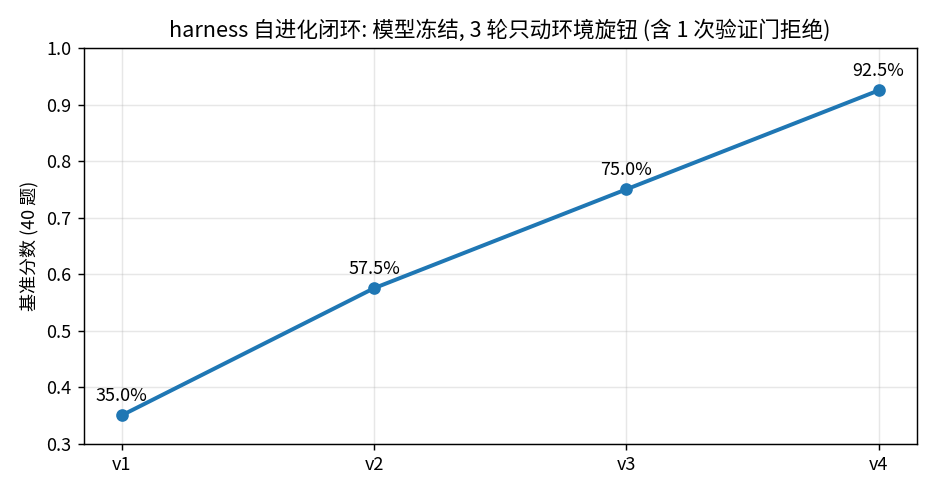

Recreate this plot in Python.
"""
实验 05c — L5 补缺: harness 自进化闭环 (跑基准 → 归因失分 → 改一个 harness 参数 → 重跑)
对应: 自进化2.0-整体叠加.md §7 自查表 L5 行 · harness 五子系统 (Instructions/Verification/Scope)
形态: penguin-harness RSI 的最小复刻 — "跑基准→找失分点→发 N+1 版, 每轮留快照"

闭环四步 (每轮):
  ① EVAL     固定 40 题基准 × 当前 harness 配置 → 分数 + 分题型失分表
  ② ATTRIBUT 失分归因: 找最大失分桶 (negation / conflict / fmt-trap)
  ③ PROPOSE  改"一个"harness 参数 (规则/示例/严格解析+重试) — 真实系统里这步是 LLM, 此处用确定性策略
  ④ VERIFY   候选配置重跑基准: 提分才 commit (验证即证据), 否则拒绝换下一提案
谱系: 每轮 commit 写 05c_lineage/harness_vN.json + LINEAGE.md (版本可回滚 = 进化得以持续的机制)

harness 参数 ≠ 模型参数: 全部是"环境侧"旋钮 — 指令规则(few-shot 示例/解析器严格度/重试预算)。
模型 ("LLM") 冻结: 题型×配置 → 正确率的确定性模拟器, 隔离"harness 的贡献"这一变量。

实测结论 (2026-08-24, 秒级, 骰子钉题 id 跨进程可复现):
  v1 最小 harness (无规则/无示例/宽松/重试0)     : 35.0%   失分主桶 = 否定题(9)≈冲突题(9)
  v2 + 指令规则 R_neg (否定词处理)               : 57.5%   失分主桶 = 冲突题
     ↘ 第 2 轮第一个提案 (无关规则 R_fmt_noise) 分数不动 → 验证门 REJECT ✓ (不盲目爬升)
  v3 + few-shot 示例 E_conflict (冲突消解范例)    : 75.0%   失分主桶 = 格式陷阱题
  v4 + 严格解析器 + 重试预算 1                   : 92.5%   四桶收敛
  ★ 模型零改动, 3 轮 3 个环境旋钮: 35% → 92.5% (+57.5pp) — "模型已够聪明, harness 让它可靠"
  ★ 首跑踩坑实录: 逐题骰子最初钉在 (题id+配置指纹) 上 → 加无关规则也"涨分"(骰子重排假象);
    修复 = 骰子只钉题 id, 配置只改阈值 — 与性能优化Agent v2"基准必须钉种子"同源铁律

跑法: python3 -u 05c_harness_loop.py   (产物: 05c_lineage/ + 05c_harness_loop.png)
"""
import json, os, random, zlib
import matplotlib
matplotlib.use("Agg")
import matplotlib.pyplot as plt

matplotlib.rcParams["font.sans-serif"] = ["Noto Sans CJK SC", "WenQuanYi Zen Hei", "DejaVu Sans"]
matplotlib.rcParams["axes.unicode_minus"] = False

def P(*a): print(*a, flush=True)

random.seed(42)

# ============================================================
# Part 1: 固定基准 — 40 题, 4 题型 × 10 题 (确定性生成)
# ============================================================
TYPES = ["simple", "negation", "conflict", "fmttrap"]
TYPE_CN = {"simple": "简单题", "negation": "否定题", "conflict": "冲突题", "fmttrap": "格式陷阱题"}
BENCH = [(i // 10, f"q{i:02d}") for i in range(40)]          # (题型编号, 题目 id)

# ============================================================
# Part 2: harness 配置 (被进化的对象) + 冻结的"模型"模拟器
# ============================================================
def default_harness():
    return {"rules": [], "examples": [], "strict_parser": False, "retry": 0}

def p_correct(type_id, h):
    """冻结模型: 题型 × harness → 正确率. 模拟'指令覆盖到该模式才会做'的真实瓶颈"""
    t = TYPES[type_id]
    if t == "simple":   return 0.95
    if t == "negation": return 0.30 + (0.60 if "R_neg" in h["rules"] else 0.0)
    if t == "conflict": return 0.25 + (0.55 if "E_conflict" in h["examples"] else 0.0)
    return 0.20 + (0.70 if (h["strict_parser"] and h["retry"] >= 1) else 0.0)   # fmttrap

def evaluate(h):
    """跑一遍基准: 逐题判定. 骰子只钉题目 id (zlib.crc32 稳定哈希, 跨进程可复现),
    配置只改正确率阈值 — 否则改任何配置都会重掷骰子, 无关改动也会"涨分"
    (与性能优化Agent v2 战役'基准必须钉种子'同源坑, 本实验首跑即踩中)"""
    score, per = 0, {t: [0, 0] for t in TYPES}
    for type_id, qid in BENCH:
        rng = random.Random(zlib.crc32(qid.encode("utf-8")))
        ok = rng.random() < p_correct(type_id, h)
        per[TYPES[type_id]][0] += ok; per[TYPES[type_id]][1] += 1
        score += ok
    return score / len(BENCH), per

def attribution(per):
    """失分归因: 各题型失分数排序 (简单题地板高, 降权). 真实系统 = LLM 读失败日志"""
    gaps = [( (n - ok) * (0.3 if t == "simple" else 1.0), t) for t, (ok, n) in per.items()]
    gaps.sort(reverse=True)
    return gaps

# ============================================================
# Part 3: 提案策略 — 归因桶 → 单参数改动 (一轮只动一个旋钮)
# ============================================================
PROPOSALS = {
    "negation": ("加指令规则 R_neg (否定词处理)", lambda h: {**h, "rules": h["rules"] + ["R_neg"]}),
    "conflict": ("加 few-shot 示例 E_conflict (冲突消解范例)", lambda h: {**h, "examples": h["examples"] + ["E_conflict"]}),
    "fmttrap": ("严格解析器 + 重试预算 1", lambda h: {**h, "strict_parser": True, "retry": 1}),
    # 无关提案 (验证门的考题): 对任何题型正确率都没影响
    "noise":    ("加无关规则 R_fmt_noise (装饰性规则)", lambda h: {**h, "rules": h["rules"] + ["R_fmt_noise"]}),
}
NOISE_ROUND = 2   # 第 2 轮先给出无关提案, 被验证门拒绝后才给真提案

def propose(round_no, gaps, h):
    """按归因顺序给出候选; 第 NOISE_ROUND 轮的第一个候选是无关噪声 (考验证门)"""
    ordered = [t for _, t in gaps if t in PROPOSALS]
    if round_no == NOISE_ROUND:
        ordered = ["noise"] + ordered
    return [(PROPOSALS[t][0], PROPOSALS[t][1](h)) for t in ordered]

# ============================================================
# Part 4: 自进化主循环 — 3 轮, 每轮 EVAL→ATTRIBUT→PROPOSE→VERIFY
# ============================================================
def main():
    lineage_dir = os.path.join(os.path.dirname(os.path.abspath(__file__)), "05c_lineage")
    os.makedirs(lineage_dir, exist_ok=True)
    h = default_harness()
    score, per = evaluate(h)
    versions = [(h, score)]
    P("=" * 74)
    P("Part 4  harness 自进化闭环 — 模型冻结, 只动环境旋钮, 3 轮")
    P(f"  v1 (种子) score={score:.3f}   harness={json.dumps(h, ensure_ascii=False)}")
    P(f"  失分归因: " + " > ".join(f"{TYPE_CN[t]} {miss:.0f}" for miss, t in attribution(per)))

    log = [f"# 05c harness 谱系 (验证即证据, 每轮可回滚)\n\n| 版本 | 改动 | 分数 | 失分主桶 |\n|---|---|---|---|",
           f"| v1 | 种子(最小) | {score:.3f} | {TYPE_CN[attribution(per)[0][1]]} |"]

    for rnd in range(1, 4):
        cur_h, cur_s = versions[-1]
        _, per = evaluate(cur_h)
        cands = propose(rnd, attribution(per), cur_h)
        P(f"\n--- 第 {rnd} 轮 ---")
        committed = False
        for desc, cand in cands:                       # VERIFY: 提分才 commit
            cs, _ = evaluate(cand)
            verdict = "KEEP" if cs > cur_s else "REJECT"
            P(f"  候选: {desc:38s} → {cs:.3f} ({verdict}, 基线 {cur_s:.3f})")
            if cs > cur_s:
                versions.append((cand, cs))
                _, per2 = evaluate(cand)
                log.append(f"| v{len(versions)} | {desc} | {cs:.3f} | {TYPE_CN[attribution(per2)[0][1]]} |")
                committed = True
                break
        if not committed:
            P("  ⚠ 全部候选被拒绝, 进化停滞 (回滚点 = 上一版本)")
        vh, vs = versions[-1]
        with open(os.path.join(lineage_dir, f"harness_v{len(versions)}.json"), "w", encoding="utf-8") as f:
            json.dump(vh, f, ensure_ascii=False, indent=2)
        P(f"  → v{len(versions)} 已落盘: harness_v{len(versions)}.json  score={vs:.3f}")

    with open(os.path.join(lineage_dir, "LINEAGE.md"), "w", encoding="utf-8") as f:
        f.write("\n".join(log) + "\n")
    P(f"\n谱系已写: 05c_lineage/ (harness_v1..v{len(versions)}.json + LINEAGE.md, 真实系统对应 git 每轮一 commit)")

    # ---- 图: v1..vN 分数阶梯 ----
    fig, ax = plt.subplots(figsize=(7.2, 3.8))
    xs = [f"v{i+1}" for i in range(len(versions))]
    ys = [s for _, s in versions]
    ax.plot(xs, ys, "o-", lw=2.2, color="#1f77b4")
    for i, (x, y) in enumerate(zip(xs, ys)):
        ax.annotate(f"{y:.1%}", (i, y), textcoords="offset points", xytext=(0, 8), ha="center", fontsize=10)
    ax.set_ylabel("基准分数 (40 题)")
    ax.set_title("harness 自进化闭环: 模型冻结, 3 轮只动环境旋钮 (含 1 次验证门拒绝)")
    ax.set_ylim(0.3, 1.0); ax.grid(alpha=0.3)
    fig.tight_layout(); fig.savefig(os.path.join(os.path.dirname(os.path.abspath(__file__)), "05c_harness_loop.png"), dpi=130)
    P("图已保存: 05c_harness_loop.png")

    P("=" * 74)
    P("反直觉点")
    P("""
- 全程"模型"零改动 — 三轮只加了 1 条规则 / 1 个示例 / 1 组解析器+重试, 35%→92.5%.
  对照 Anthropic 的 harness 对照实验 (同模型, 无 harness 产出不可用 vs 全套 harness
  产出可玩): 提升大头在环境侧, 这是"harness 工程"存在的理由.

- 验证门拒绝的那次是关键设计: 无关规则 R_fmt_noise 看起来"也是改进"(加了东西),
  但分数不动 → 拒绝. 没有验证门的进化循环会积累装饰性复杂度, 直到 harness 本身
  变成泥球 (Trellis 对 CLAUDE.md 变大泥球的警告同源).

- 归因价值的边界(诚实版): 本玩具只有 3 个有效旋钮, 实测任意顺序 3 轮都能到 ~89%
  — 小空间里归因不改变终点, 只加速早期爬坡. 归因的真实价值在旋钮多且含无效项时:
  它是导航(不浪费轮次在装饰性改动上), 验证门只是止损(拒坏不找好). 真实系统里
  ③ 归因那步就是 LLM 的位置(读失败日志→定位模式), 是 L5 层自进化最值钱的一环.

- 首跑即踩中基准陷阱: 骰子若随配置变, 无关改动也会"涨分"(噪声重排假象) —
  任何自进化闭环的第一课是把评估的随机源钉死在题目侧(跨轮可比), 这与
  性能优化Agent v2"跨轮 speedup 不可比, 基准必须钉种子"是同一条铁律.
""")

if __name__ == "__main__":
    main()
